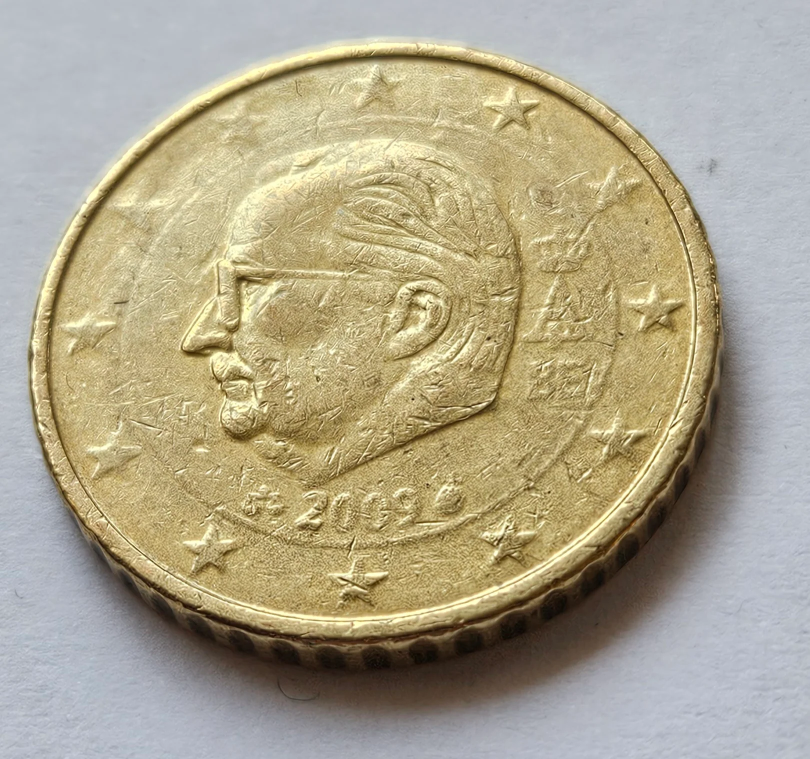
#> input picture data/errors_ref/emuenzen/by_angle_verdict/square-on/uncertain/0.973__uncertain__unsorted__1349287_318934.webp, 1619 x 1518 px (shown at 1/2 size)
$ python -i measure_roundness.py   (imports and definitions only)
#> lines starting #> are read from the running program, lines starting #| are printed output that depends on the picture; after the words box and inside, x2 and y2 are one past the last pixel; in counts of white or black regions, pixels touching at a corner belong together
"""Measure how square-on each coin was photographed.

A coin is a disc, so a camera directly above it records a circle and a camera
off to one side records an ellipse. That projection is the thing worth
filtering on here: an obliquely shot *ordinary* coin is elliptical, and an
elliptical outline is exactly what a geometric striking-error detector is
looking for. Oblique photos therefore do not merely add noise, they teach
the detector that normal coins are deformed.

The measurement is the one asked for: find the coin, take its centre, take
the longest distance from that centre to its edge, draw the circle that
radius describes, and report how much of the circle the coin fails to fill.

    missing = 1 - coin_area / (pi * r_max^2)

For an ellipse with semi-axes a >= b that is 1 - b/a, and since a tilt of t
degrees foreshortens one axis by cos(t), the number converts straight into
an angle: tilt = arccos(1 - missing). So the output is in degrees, which is
a quantity worth arguing about -- "keep everything under 25 degrees" is a
decision a person can make, "keep everything above 0.83 circularity" is not.

The measurement only means anything when the whole coin is inside the frame.
Roughly half this set is macro work -- the coin overflowing the picture, or a
crop of one arc of its rim -- and there the coin has no outline to find, so
the threshold latches onto some brightness feature in the relief instead and
reports a violent tilt for a photo taken straight down. Those are refused
rather than scored: a contour that runs along the frame edge is a cropped
coin, and its angle is simply unknown.

Two further caveats the number cannot separate, both reported not hidden:

  * r_max is a single farthest pixel, so one stray blob welded to the coin
    by the threshold inflates it and fakes a tilt. Measured against hand-
    checked photos this is not a marginal effect: a 1 euro segmented
    perfectly, and circular to the eye, scored 19.9 degrees from r_max and
    9.6 from a least-squares ellipse fit over the whole outline, whose axis
    ratio was 0.986. The headline number is therefore the ellipse fit, with
    the r_max figure kept beside it -- when the two disagree badly the
    segmentation is what is wrong, not the camera.

    Both are reported as a ratio first and an angle second, because the
    angle is arccos of the ratio and arccos is near-vertical at 1: a 6%
    error in the outline becomes "20 degrees of tilt". Ratios are what the
    threshold should be set on; degrees are for intuition only.
  * a coin that is genuinely not round -- a clipped planchet, a broken flan,
    a big off-centre strike -- also fails to fill its circle. No projection
    measurement can tell that from a tilt, so a low score means "not a
    circle" and a human still decides which kind.

Nothing is discarded. Results land in `manifest_judged.json` as `round_*`
columns and in `roundness.json`, and --overlay writes annotated copies (coin
outline in green, the r_max circle in red) for eyeballing the threshold.

    python tools/measure_roundness.py --overlay 40
"""

from __future__ import annotations

import argparse
import json
import math
import sys
import time
from pathlib import Path

import cv2
import numpy as np

WORK_EDGE = 700


def coin_mask(image: np.ndarray) -> np.ndarray | None:
    """Largest solid blob that is plausibly the coin.

    Segmented by growing the *background* inward from the picture edge
    rather than by thresholding brightness. Brightness fails on the coins
    that matter most: a 1 or 2 euro is bimetallic, its inner disc and outer
    ring sit on opposite sides of any global threshold, and Otsu duly
    returns the inner disc alone -- a good top-down photo then scores as
    violently tilted. What is true regardless of the coin's own colouring is
    that the backdrop touches the frame and the coin does not, so a flood
    fill from the border finds the backdrop whatever the coin is made of,
    and whatever is left standing is the coin entire.

    No roundness test anywhere in here: gating segmentation on circularity
    is what made the previous pass blind to the very photos this script
    exists to find.
    """
    height, width = image.shape[:2]
    frame_area = float(height * width)
    blurred = cv2.GaussianBlur(image, (7, 7), 0)

    # Seed from the midpoint of each edge as well as the corners: a coin
    # sitting in one corner of the frame would otherwise be seeded into.
    seeds = [(0, 0), (width - 1, 0), (0, height - 1), (width - 1, height - 1),
             (width // 2, 0), (width // 2, height - 1),
             (0, height // 2), (width - 1, height // 2)]

    best, best_fill = None, 0.0
    for tolerance in (12, 24, 40):
        filled = np.zeros((height + 2, width + 2), np.uint8)
        work = blurred.copy()
        for seed in seeds:
            # MASK_ONLY so each seed judges the original picture; without it
            # the previous fill's paint becomes the next seed's neighbour
            # and the background bleeds across the coin.
            cv2.floodFill(work, filled, seed, 255,
                          (tolerance,) * 3, (tolerance,) * 3,
                          4 | cv2.FLOODFILL_FIXED_RANGE
                          | cv2.FLOODFILL_MASK_ONLY | (255 << 8))
        coin = np.where(filled[1:-1, 1:-1] > 0, 0, 255).astype(np.uint8)
        kernel = cv2.getStructuringElement(cv2.MORPH_ELLIPSE, (9, 9))
        coin = cv2.morphologyEx(coin, cv2.MORPH_CLOSE, kernel)
        coin = cv2.morphologyEx(coin, cv2.MORPH_OPEN, kernel)

        contours, _ = cv2.findContours(coin, cv2.RETR_EXTERNAL,
                                       cv2.CHAIN_APPROX_NONE)
        for contour in contours:
            area = cv2.contourArea(contour)
            if area < frame_area * 0.02 or area > frame_area * 0.97:
                continue  # speck, or the whole frame
            x, y, w, h = cv2.boundingRect(contour)
            # Fill of its own bounding box: an ellipse at any angle scores
            # ~0.79, a hand or a caption scores far lower.
            fill = area / float(w * h)
            if fill > best_fill:
                best_fill, best = fill, contour
        if best_fill > 0.72:
            break  # a clean disc; looser tolerances would only bleed
    return best


def border_fraction(contour: np.ndarray, shape: tuple[int, int]) -> float:
    """Share of the outline lying on the picture edge."""
    height, width = shape
    points = contour.reshape(-1, 2)
    on_edge = ((points[:, 0] <= 1) | (points[:, 0] >= width - 2)
               | (points[:, 1] <= 1) | (points[:, 1] >= height - 2))
    return float(on_edge.mean()) if len(points) else 1.0


def measure(path: Path) -> dict:
    data = np.fromfile(path, dtype=np.uint8)
    image = cv2.imdecode(data, cv2.IMREAD_COLOR)
#> image is the input picture: shape (1518, 1619, 3); mean B, G, R 140.5, 165.8, 174.4
    if image is None:
        return {"round_ok": False, "round_why": "unreadable"}

    height, width = image.shape[:2]
#> height = 1518; width = 1619
    scale = WORK_EDGE / max(height, width)
#> scale = 0.432
    if scale < 1:
        image = cv2.resize(image, (int(width * scale), int(height * scale)),
                           interpolation=cv2.INTER_AREA)
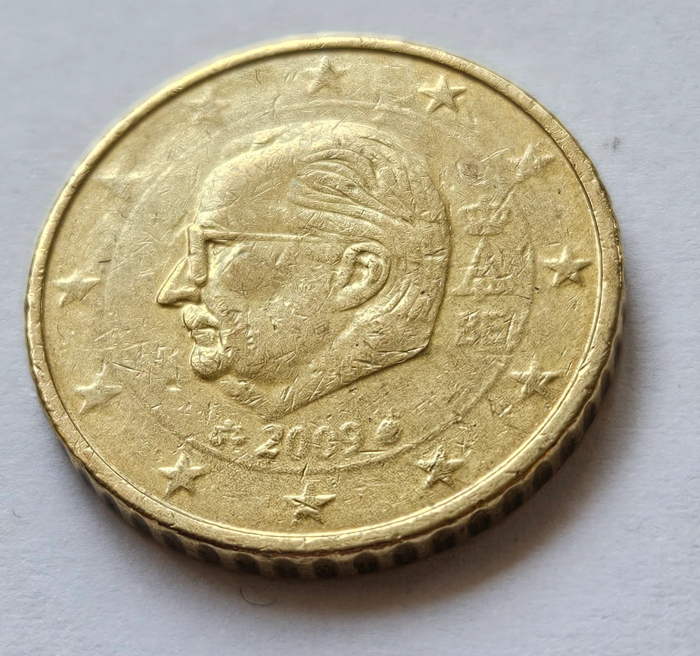
#> image: shape (656, 700, 3); mean B, G, R 140.5, 165.8, 174.4

    contour = coin_mask(image)
#> after the loop in coin_mask, `for tolerance in (12, 24, 40):`:
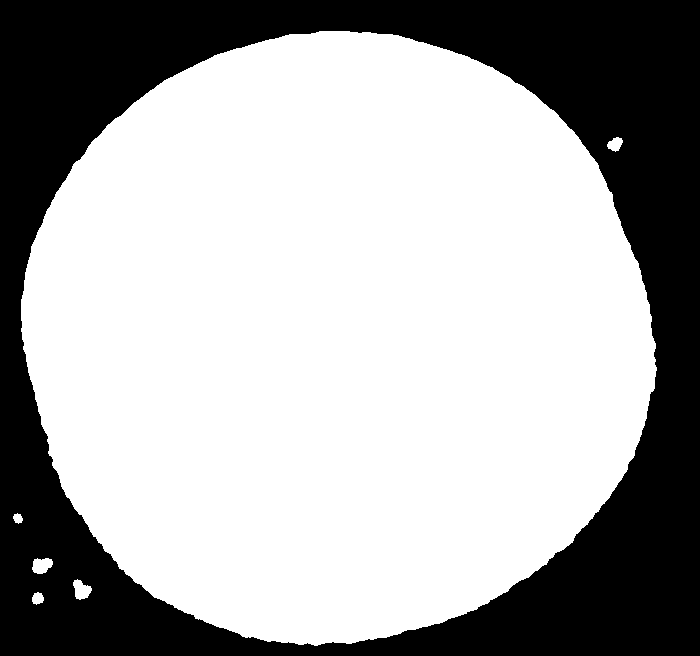
#> coin: shape (656, 700); 66.4% white; 1 black region, box (x1, y1, x2, y2) and area: (0, 0, 700, 656) 154241
#> after the loop in coin_mask, `for tolerance in (12, 24, 40):`: best = contour of 1815 points, box (x1, y1, x2, y2) (21, 31, 657, 646), area 303192; best_fill = 0.775
#> contour has the same summary as best in coin_mask
    if contour is None:
        return {"round_ok": False, "round_why": "no coin found"}

    # A contour running along the picture edge is not the coin's outline --
    # the coin is bigger than the frame. Nothing about its shape can be
    # measured from a crop of its middle, so say so instead of guessing.
    edge_fraction = border_fraction(contour, image.shape[:2])
#> in border_fraction, `points = contour.reshape(-1, 2)`: points = 1815 pairs, first value 21 to 656, second value 31 to 645
#> edge_fraction = 0
    if edge_fraction > 0.02:
        return {"round_ok": False,
                "round_why": "coin cropped by frame — angle unknowable",
                "round_border": round(edge_fraction, 3)}

    # Centre of mass, not the bounding box centre: a foreshortened coin is
    # still symmetric about its own centroid.
    moments = cv2.moments(contour)
#> moments = moments, m00 303191.5, centre m10/m00, m01/m00 = (336.2, 337.3)
    if moments["m00"] == 0:
        return {"round_ok": False, "round_why": "degenerate contour"}
    cx = moments["m10"] / moments["m00"]
#> cx = 336.2
    cy = moments["m01"] / moments["m00"]
#> cy = 337.3

    points = contour.reshape(-1, 2).astype(np.float64)
    radii = np.hypot(points[:, 0] - cx, points[:, 1] - cy)
#> radii = 1815 values, max 321.8 at index 1301, min 300.2 at index 965, mean 310.6
    r_max = float(radii.max())
#> r_max = 321.8
    area = float(cv2.contourArea(contour))
#> area = 303191.5
    missing = 1.0 - area / (math.pi * r_max * r_max)
#> missing = 0.0682
    missing = min(max(missing, 0.0), 1.0)

    # The same quantity from a robust radius, so a single spur on the
    # outline can be told from a genuinely squashed coin.
    r_p98 = float(np.percentile(radii, 98))
#> r_p98 = 319.7
    missing_robust = min(max(1.0 - area / (math.pi * r_p98 * r_p98), 0.0), 1.0)
#> missing_robust = 0.0557

    # Independent cross-check: least-squares ellipse over the whole outline.
    axis_ratio = None
    if len(points) >= 5:
        (_, _), (axis_a, axis_b), _ = cv2.fitEllipse(contour)
#> axis_a = 613.2; axis_b = 629.9
        if max(axis_a, axis_b) > 0:
            axis_ratio = float(min(axis_a, axis_b) / max(axis_a, axis_b))
#> axis_ratio = 0.973

    out = {
        "round_ok": True,
        "round_missing": round(missing, 4),
        "round_missing_robust": round(missing_robust, 4),
        "round_rmax_tilt_deg": round(math.degrees(math.acos(
            min(max(1.0 - missing_robust, -1.0), 1.0))), 1),
        "round_axis_ratio": None if axis_ratio is None else round(axis_ratio, 3),
        "round_tilt_deg": None if axis_ratio is None else round(
            math.degrees(math.acos(min(axis_ratio, 1.0))), 1),
        "round_centre": [round(cx, 1), round(cy, 1)],
        "round_rmax": round(r_max, 1),
    }
#> out = {'round_ok': True, 'round_missing': 0.0682, 'round_missing_robust': 0.0557, 'round_rmax_tilt_deg': 19.2, 'round_axis_ratio': 0.973, 'round_tilt_deg': 13.2, 'round_centre': [336.2, 337.3], 'round_rmax': 321.8}
    out["round_verdict"] = verdict_for(axis_ratio)
    return out


#: Set from hand-checked photos: a well segmented, visibly circular coin
#: lands at 0.98-0.99, and a coin the eye calls tilted is below 0.90.
SQUARE_ON = 0.95
SLIGHT = 0.90


def verdict_for(axis_ratio: float | None) -> str:
    """Square-on enough to train a geometric detector on?

    "oblique" means only *not verifiably circular*: a foreshortened photo, a
    coin that genuinely is not round, and a coin the segmenter got wrong all
    land there together, and the three are not separable from the outline.
    """
    if axis_ratio is None:
        return "unknown"
    if axis_ratio >= SQUARE_ON:
        return "square-on"
    if axis_ratio >= SLIGHT:
        return "slight-angle"
    return "oblique"


# [103 lines left out: functions write_overlay, main, not called in this run]


# [2 lines not run here, left out]

>>> result = measure('../data/errors_ref/emuenzen/by_angle_verdict/square-on/uncertain/0.973__uncertain__unsorted__1349287_318934.webp')
#> result = 9 items
